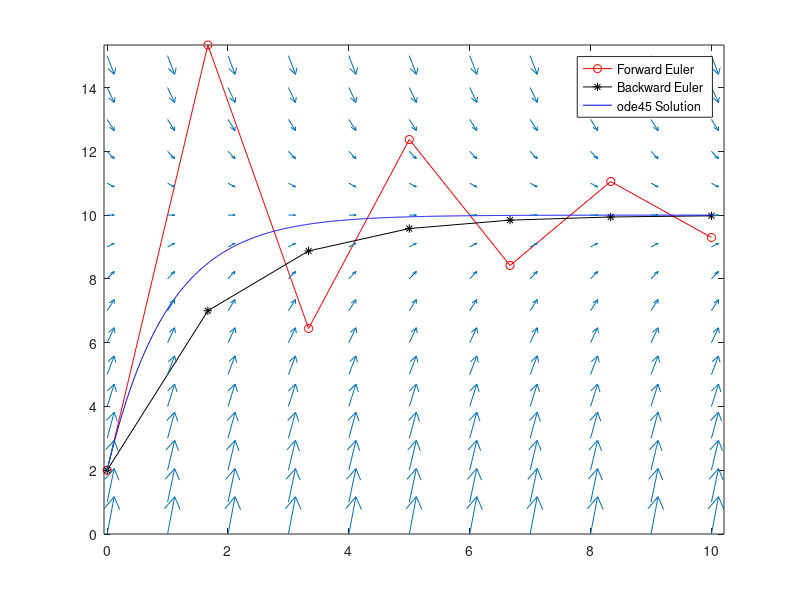

Source code (MATLAB):
% An implementation of Euler's method to solve the ODE problem
%    y' = 10 - y
%    y(0) = y_initial

% Input variables.
y_initial = 2;

t_initial = 0;
t_final = 10;
number_steps =6;  %Try different values here: e.g., 6, 12, 60, 1000

% initialize vectors to hold the solution.
t = zeros(1,number_steps);   % Time
yf = zeros(1,number_steps);  % Forward Euler solution
yb = zeros(1,number_steps);  % Backward Euler solution

% Initialize variables.
Delta_t = (t_final - t_initial)/number_steps;
t(1) = t_initial;
yf(1) = y_initial;
yb(1) = y_initial;

% Run the main loop.
for i = 1:number_steps
    t(i+1) = t(i) + Delta_t;
    % The next lines are the only place where the equation appears:
    % Forward Euler: 
    yf(i+1) = yf(i) + Delta_t*(10 - yf(i));
    % Backward Euler:
    yb(i+1) = (yb(i)+10*Delta_t)/(1+Delta_t);
end

% Plot the forward solution in red.
plot(t,yf,'r-o');
hold on; 

% Plot the backward solution in black.
plot(t,yb,'k-*');
hold on; 

% Plot the ode45 ("exact") solution in blue.
[t_ode45,y_ode45] = ode45(@(tt,yy) 10 - yy, linspace(0,t_final,1000),y_initial);
plot(t_ode45,y_ode45(:,1),'b-');
hold on; 

% Plot the direction field.
[T,Y] = meshgrid(0:t_final,0:15);
S = 10 - Y;
hold on;
quiver(T,Y,ones(size(S)), S);
axis tight;

% Make a legend.
legend('Forward Euler','Backward Euler','ode45 Solution');